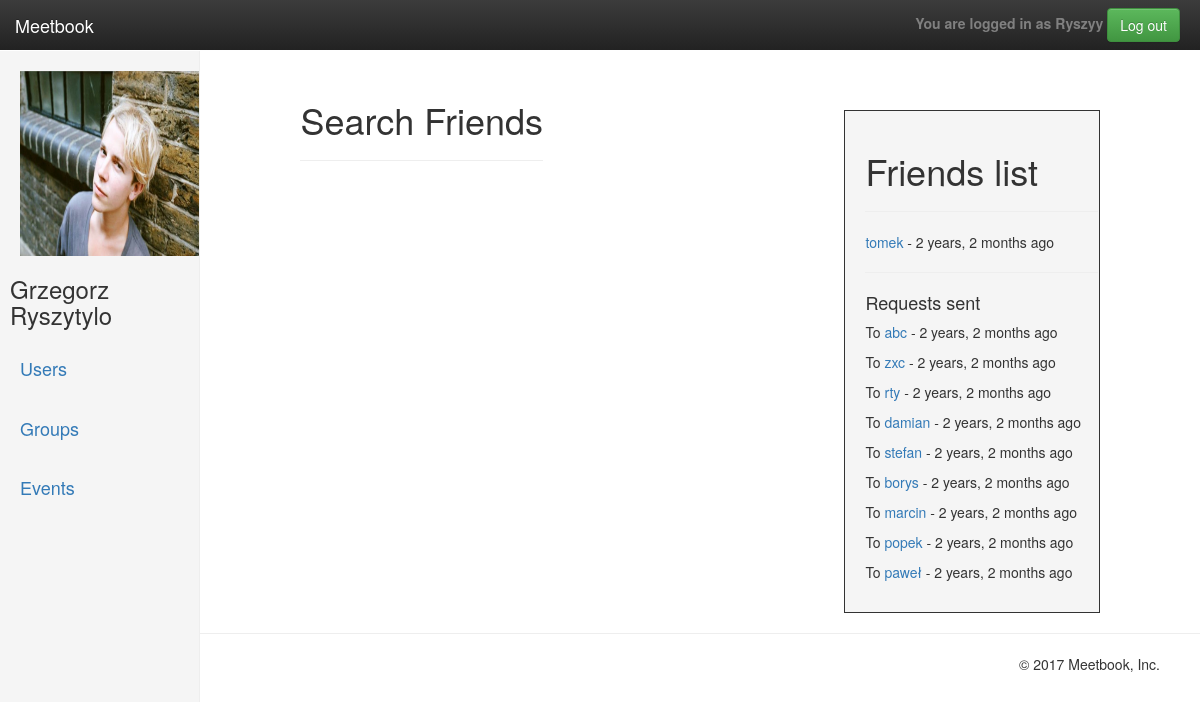
The page /users_list (signed in) on the database as committed earlier.
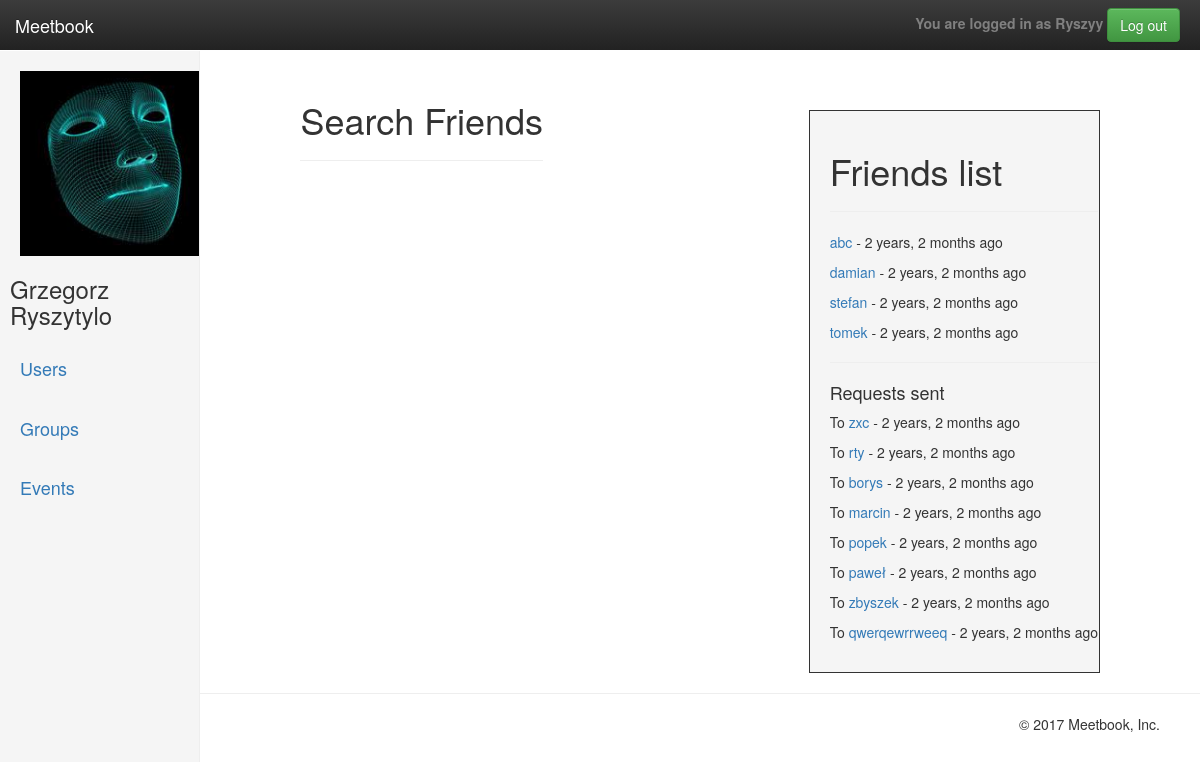
The same page on the database as committed later.
### profiles/models.py (models this page shows, shortened)
class UserProfile(models.Model):
    user_auth = models.OneToOneField(User, primary_key=True, on_delete=models.CASCADE)
    location = models.ForeignKey(Location, null=True, blank=True, on_delete=models.CASCADE)
    slug = models.SlugField(blank=True)
    picture = models.ImageField(upload_to=upload_location, null=True, blank=True)
    friends = models.ManyToManyField('self',
                                     blank=True)
    pending = models.ManyToManyField('self',
                                     blank=True,
                                     through="Invite",
                                     through_fields=('r_to', 'r_from'),
                                     symmetrical=False)
    bio = models.TextField(blank=True, null=True)
    time = models.ManyToManyField("profiles.FreeTime",
                                  blank=True)
    def __str__(self):
        return self.user_auth.username

class Invite(models.Model):
    r_from = models.ForeignKey(UserProfile, blank=True, related_name="r_from")
    r_to = models.ForeignKey(UserProfile, blank=True, related_name="r_to")
    when = models.DateTimeField(auto_now=True)
    class Meta:
        unique_together = ['r_from', 'r_to']

### profiles/views/cbv/user_crud.py (the view)
# urls.py: url(r'^users_list$', UsersList.as_view(), name="users_list"),
class UsersList(ListView):
    model = UserProfile
    template_name = 'users_list.html'
    context_object_name = 'users_list'
    def get_context_data(self, **kwargs):
        context = super(UsersList, self).get_context_data(**kwargs)
        profile = UserProfile.objects.get(user_auth=self.request.user)
        context['profile'] = profile
        req_sent = Invite.objects.filter(r_from=profile)
        context['req_sent'] = req_sent
        users_list = UserProfile.objects.all()
        for f in profile.friends.all():
            users_list = users_list.exclude(user_auth=f)
        users_list = users_list.exclude(user_auth=self.request.user)
        for f in req_sent:
            other = f.r_to
            users_list = users_list.exclude(user_auth=other)
        context['users_list'] = users_list
        return context

### templates/users_list.html (shortened to what this page needs)
{% extends "basebase.html" %}
{% load crispy_forms_tags %}
{% load humanize %}
{% block sidepicture %}
	{% if user.is_authenticated %}
		{% if profile.picture %}
			<a href="{% url 'user_detail' user.username %}"><img src="{{ profile.picture.url }}" width="185" height="185"></a>
		{% else %}
			<a href="{% url 'user_detail' user.username %}"><img src="\media\default\defaultuser.png" width="185" height="185"></a>
		{% endif %}
	{% endif %}
{% endblock %}
{% block content %}
	<div class="col-md-12 col-md-offset-2">
		<h1>Search Friends</h1>
		<hr>
</div>
{% endblock %}
{% block friends %}
{% if user.is_authenticated %}
	<div style="margin-top: 60px; margin-right: 100px; float: right; padding: 20px ;padding-right:1px;border-width: 1px;border-style: solid;max-width: 300px;background-color: #f5f5f5;min-width: 250px;">
		<h1>Friends list </h1>
		<hr>
		{% for friend in profile.friends.all %}
			<p><a href="{% url 'user_detail' friend.slug %}">{{friend}}</a> - {{friend.user_auth.last_login|naturaltime}}</p>
		{% endfor %}
		<hr>
		{% if profile.pending %}
			<h4>Requests sent</h4>
			{% for req in req_sent %}
				<p>To <a href="{% url 'user_detail' req.r_to.slug %}">{{req.r_to}}</a> - {{req.when|naturaltime}}</p>
			{% endfor %}
		{% endif %}
	</div>
{% endif %}
{% endblock %}

Rows that differ between the two databases and show on the page:
removed Invite: r_to "abc", when "2 years, 2 months ago"
removed Invite: r_to "damian", when "2 years, 2 months ago"
removed Invite: r_to "stefan", when "2 years, 2 months ago"
changed UserProfile (number 1 of 5 on the later page): picture: a different picture
now on this page (row edited): UserProfile: user_auth_id.username "abc", user_auth.last_login "2 years, 2 months ago"
now on this page (row unchanged): UserProfile: user_auth_id.username "damian", user_auth.last_login "2 years, 2 months ago"
now on this page (row unchanged): UserProfile: user_auth_id.username "stefan", user_auth.last_login "2 years, 2 months ago"
added Invite: r_to "zbyszek", when "2 years, 2 months ago"
added Invite: r_to "qwerqewrrweeq", when "2 years, 2 months ago"
